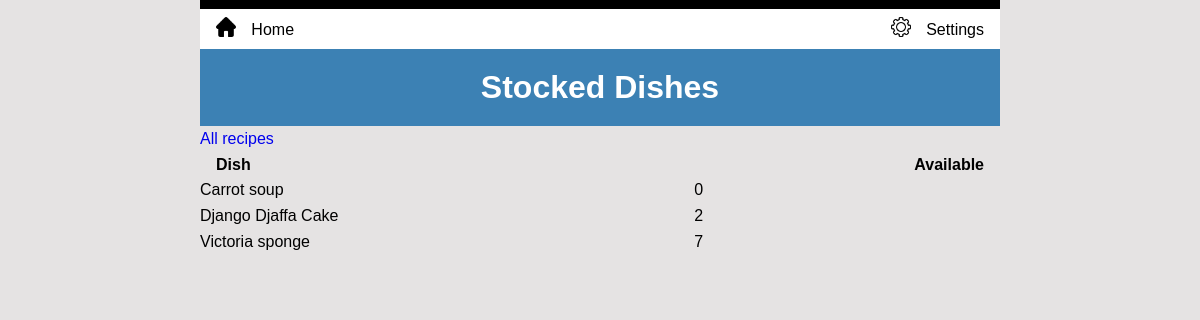
Page /stock/stockedrecipes/ (signed in) on the earlier database version.
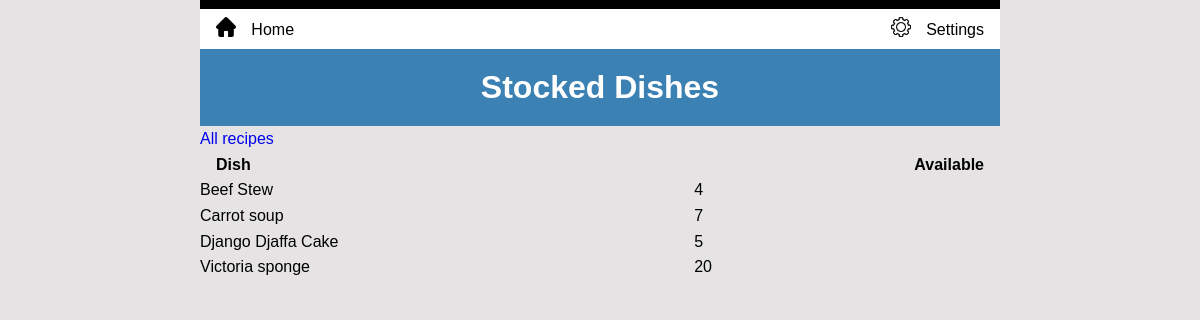
Same page on the later database version.
### inventory/models.py (models this page shows, shortened)
class MenuItem(models.Model):
    class Meta:
        ordering = ['title']
    title = models.CharField(unique=True, max_length=200)
    price = models.DecimalField(max_digits=6, decimal_places=2)
    category = models.ForeignKey(Category, on_delete=models.CASCADE)
    display = models.BooleanField(default=True)
    description = models.TextField(blank=True, null=True)
    stock_item = models.BooleanField(default=True)
    def available(self):
        try:
            recipe = self.recipe_set.all()
            expression = F('ingredient__quantity') / F('quantity')
            result = math.floor(min(recipe.values_list(expression, flat=True)))
        except:
            result = 0
        return result

### inventory/views.py (the view)
# urls.py: path('stock/stockedrecipes/', views.StockedRecipes.as_view(), name='stocked_recipes'),
class StockedRecipes(LoginRequiredMixin, ListView):
    model = MenuItem
    template_name = "inventory/stocked_recipes.html"
    def get_queryset(self):
        menu = MenuItem.objects.all()
        stocked = [obj for obj in menu if obj.stock_item]
        return stocked

### inventory/templates/inventory/stocked_recipes.html (shortened to what this page needs)
{% extends 'base.html' %}
{% load static %}
{% block content %}
  <h1>Stocked Dishes</h1>
  <a href="{% url 'menu_edit' %}">All recipes</a>
  <table>
    <thead>
      <tr>
        <th>Dish</th>
        <th>Available</th>
      </tr>
    </thead>
    <tbody>
      {% for item in object_list %}
        <tr>
          <td>{{ item.title }}</td>
          <td>{{ item.available }}</td>
      {% endfor %}
    </tbody>
  </table>
{% endblock %}

Differences in the rows shown:
now on this page (row edited): MenuItem: title "Beef Stew", available "4"
computed for MenuItem "Carrot soup": available "0" → "7"
computed for MenuItem "Django Djaffa Cake": available "2" → "5"
computed for MenuItem "Victoria sponge": available "7" → "20"
